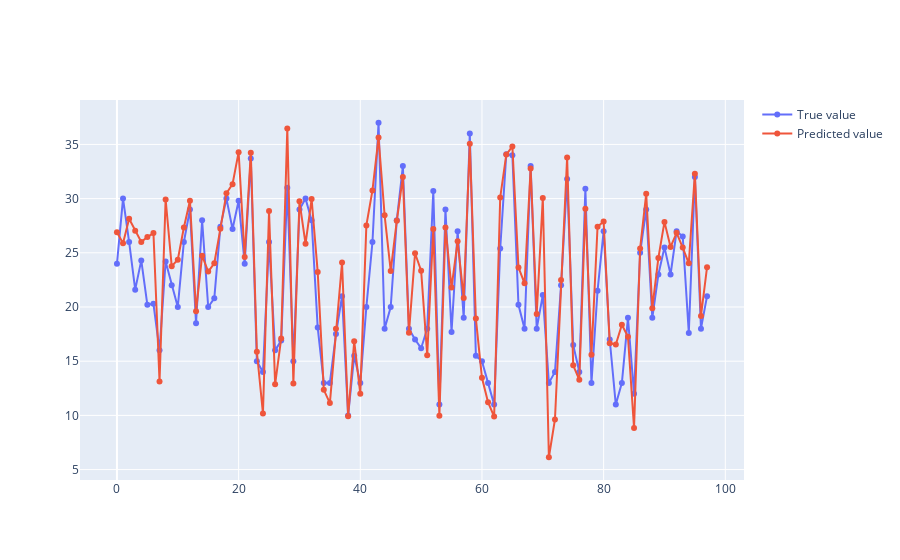

Here is the notebook cell this chart was saved with:
### Code cell
fig = go.Figure()
fig.add_trace(go.Scatter(x=np.arange(len(y_test)), y=y_test, mode='markers+lines', name='True value'))
fig.add_trace(go.Scatter(x=np.arange(len(y_test)), y=y_pred, mode='markers+lines', name='Predicted value'))
fig.show()
